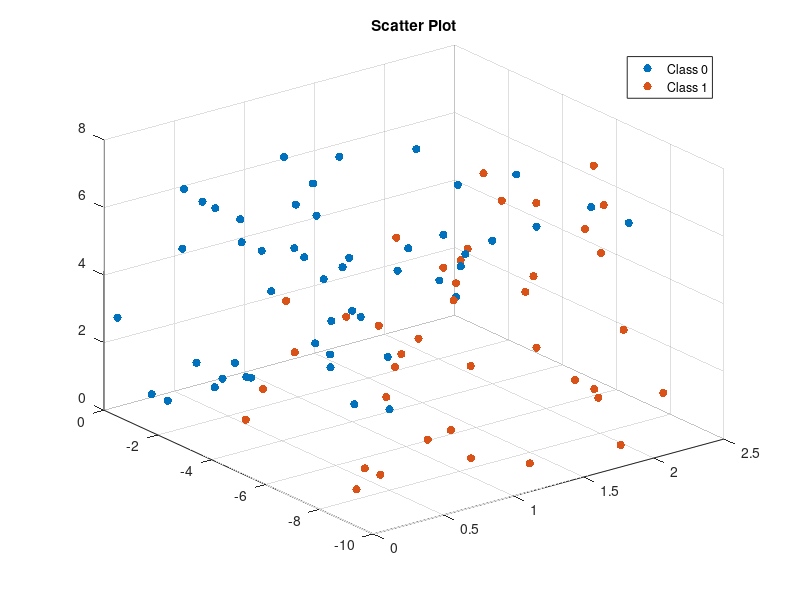

Source code (MATLAB): (Note: this script raises an error after producing the figure.)
%%%%%%%%%% Ahmadreza Tavana Ex2 98104852  

%% Part a
clc;
clear;
close all;

data2 = load('Ex2');

train_data_original = data2.TrainData;
train_data = data2.TrainData(:,1:72);
validation_data = data2.TrainData(:,73:end);

train_data_original_0 = train_data_original(:,train_data_original(4,:) == 0);
train_data_original_1 = train_data_original(:,train_data_original(4,:) == 1);

test_data = data2.TestData;

%%%%% plotting data
figure;
scatter3(train_data_original_0(1,:),train_data_original_0(2,:),train_data_original_0(3,:),...
    'filled','b');
hold on
scatter3(train_data_original_1(1,:),train_data_original_1(2,:),train_data_original_1(3,:),...
    'filled','r');
title('Scatter Plot')
legend('Class 0','Class 1')


%%%% training NN
train_data(4,:) = (2*train_data(4,:))-1;
accuracy_a = zeros(1,10);

for i = 1:50 
    hidden_layer_size = i;
    net = feedforwardnet(hidden_layer_size);
    net.layers{1}.transferFcn = 'tansig'; 
    net = train(net,train_data(1:3,:),train_data(4,:));
    y_validation = net(validation_data(1:3,:));
    lables_prediction_a = (y_validation> 0);
    size_validation = size(validation_data(4,:));
    accuracy_a(i) = sum((lables_prediction_a == validation_data(4,:)) == 1)./(size_validation(2));
end

figure
bar(1:50,accuracy_a)
title('accuracy-a')
xlabel('number of neurons of hidden layer')
ylabel('accuracy')


y_test = net(test_data);
labels_a = (y_test> 0);
save('Testlabel_a.mat','labels_a');


%% part b
train_labels = [train_data(4,:); -train_data(4,:)];
validation_labels = [validation_data(4,:); -validation_data(4,:)];
accuracy_b = zeros(1,10);

for i = 1:50
    hidden_layer_size = i;
    net = feedforwardnet(hidden_layer_size);
    net.layers{1}.transferFcn = 'tansig'; 
    net = train(net,train_data(1:3,:),train_labels);
    y_validation = net(validation_data(1:3,:));
    lables_prediction_b = (y_validation(1,:)> y_validation(2,:));
    size_validation = size(validation_data(4,:));
    accuracy_b(i) = sum((lables_prediction_b == validation_data(4,:)) == 1)./(size_validation(2));
end

figure
bar(1:50,accuracy_b)
title('accuracy-b')
xlabel('number of neurons of hidden layer')
ylabel('accuracy')


y_test = net(test_data);
labels_b = y_test(1,:) > y_test(2,:);

save('Testlabel_b.mat','labels_b');
